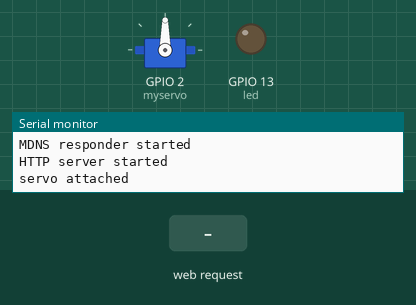
Simulated run of this sketch. Board: ESP8266 (NodeMCU). Parts: servo, output pins drawn as LEDs (lit = HIGH), the last lines printed to the serial monitor. The inputs (shaded band) are chosen by the test bench. WiFi joins after 1.5 s; servers stay silent unless stated; random numbers use the default seed unless the sketch sets one.

Above: at 2.7 s.
2.8 s: HTTP request GET /on received
At 3.26 s:
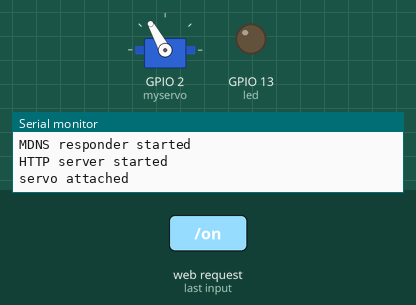
At 4.16 s:
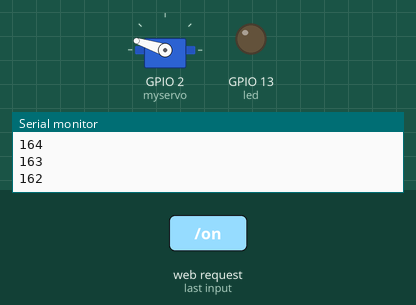
5.8 s: HTTP request GET /off received
At 6.26 s:
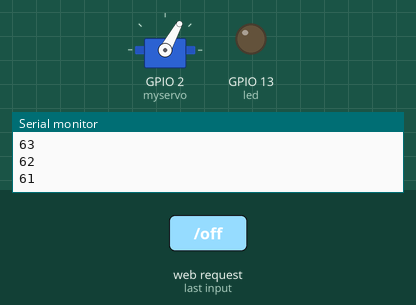
Timing chart, 0 to 10.0 s (numbered marks = the images above; inputs shaded):
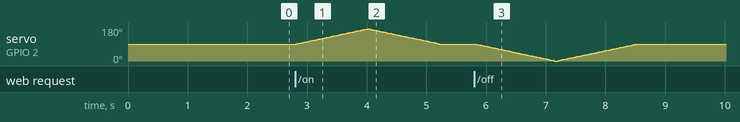

The sketch:

TurnerOnner.ino
```cpp
// (licence header left out)
#include <ESP8266WiFi.h>
#include <WiFiClient.h>
#include <ESP8266WebServer.h>
#include <ESP8266mDNS.h>
#include <Servo.h>

const char *ssid = "";
const char *password = "";

ESP8266WebServer server ( 80 );
Servo myservo;

int pos = 90;

const int led = 13;

char temp[3000];

void handleRoot() {
	digitalWrite ( led, 1 );
	int sec = millis() / 1000;
	int min = sec / 60;
	int hr = min / 60;

	snprintf ( temp, 3000,
"<!DOCTYPE html>\
<html lang=\"en\">\
  <head>\
    <meta charset=\"utf-8\">\
    <meta http-equiv=\"X-UA-Compatible\" content=\"IE=edge\">\
    <meta name=\"viewport\" content=\"width=device-width, initial-scale=1\">\
    <!-- The above 3 meta tags *must* come first in the head; any other head content must come *after* these tags -->\
    <title>Turner Onner</title>\
    <link href=\"https://maxcdn.bootstrapcdn.com/bootstrap/3.3.6/css/bootstrap.min.css\" rel=\"stylesheet\">\
    <!-- HTML5 shim and Respond.js for IE8 support of HTML5 elements and media queries -->\
    <!-- WARNING: Respond.js doesn't work if you view the page via file:// -->\
    <!--[if lt IE 9]>\
      <script src=\"https://oss.maxcdn.com/html5shiv/3.7.2/html5shiv.min.js\"></script>\
      <script src=\"https://oss.maxcdn.com/respond/1.4.2/respond.min.js\"></script>\
    <![endif]-->\
  </head>\
  <body>\
    <div class=\"container\">\
      <div class=\"row\">\
        <div class=\"col-md-12\">\
          <h1>Welcome to the Amazing Turner Onner!</h1>\
        </div>\
      </div>\
      <div class=\"row\">\
        <div class=\"col-md-12\">\
          <button id=\"on_button\" class=\"btn btn-success\">On</button>\
          <button id=\"off_button\" class=\"btn btn-danger\">Off</button>\
          <button id=\"status_button\" class=\"btn btn-info\">Status</button>\
        </div>\
      </div>\
    </div>\
    <script src=\"https://ajax.googleapis.com/ajax/libs/jquery/1.11.3/jquery.min.js\"></script>\
    <script src=\"https://maxcdn.bootstrapcdn.com/bootstrap/3.3.6/js/bootstrap.min.js\"></script>\
    <script>\
      $('#on_button').click(function(){\
        $('#status_button').removeClass('btn-info').addClass('btn-warning');\
        $.get('/on', function(data){\
          $('#status_button').removeClass('btn-warning').addClass('btn-info');\
        });\
      });\
      $('#off_button').click(function(){\
        $('#status_button').removeClass('btn-info').addClass('btn-warning');\
        $.get('/off', function(data){\
          $('#status_button').removeClass('btn-warning').addClass('btn-info');\
        });\
      });\
    </script>\
  </body>\
</html>",

// printf format strings
		hr,
		min % 60,
		sec % 60
	);
	server.send ( 200, "text/html", temp );
	// MIME-type = text/html
  // Status Code = 200 "OK"
  // Body is temp

	digitalWrite ( led, 0 );
}

void handleNotFound() {
	digitalWrite ( led, 1 );
	String message = "File Not Found\n\n";
	message += "URI: ";
	message += server.uri();
	message += "\nMethod: ";
	message += ( server.method() == HTTP_GET ) ? "GET" : "POST";
	message += "\nArguments: ";
	message += server.args();
	message += "\n";

	for ( uint8_t i = 0; i < server.args(); i++ ) {
		message += " " + server.argName ( i ) + ": " + server.arg ( i ) + "\n";
	}

	server.send ( 404, "text/plain", message );
	digitalWrite ( led, 0 );
}

void setup ( void ) {
	pinMode ( led, OUTPUT );
	digitalWrite ( led, 0 );
	Serial.begin ( 115200 );
	WiFi.begin ( ssid, password );
	Serial.println ( "" );

	// Wait for connection
	while ( WiFi.status() != WL_CONNECTED ) {
		delay ( 500 );
		Serial.print ( "." );
	}

	Serial.println ( "" );
	Serial.print ( "Connected to " );
	Serial.println ( ssid );
	Serial.print ( "IP address: " );
	Serial.println ( WiFi.localIP() );

	if ( MDNS.begin ( "esp8266" ) ) {
		Serial.println ( "MDNS responder started" );
	}

	server.on ( "/", handleRoot );
	server.on("/on", turnSwitchOnCb);
  server.on("/off", turnSwitchOffCb);
	server.on ( "/test.svg", drawGraph );
	server.on ( "/inline", []() {
		server.send ( 200, "text/plain", "this works as well" );
	} );
	server.onNotFound ( handleNotFound );
	server.begin();
	Serial.println ( "HTTP server started" );

  myservo.attach(2);
  Serial.println("servo attached");
  myservo.write(pos);
}

void loop ( void ) {
	server.handleClient();
}

void moveServoToOnPosition(void){
  for(pos = 90; pos<=170; pos+=1)     // goes from 90 degrees to 170 degrees
  {                                  // in steps of 1 degree
    myservo.write(pos);              // tell servo to go to position in variable 'pos'
    delay(15);                       // waits 15ms for the servo to reach the position
  }
  for(pos = 170; pos>=90; pos-=1)     // goes from 170 degrees to 90 degrees
  {                                  // in steps of 1 degree
    myservo.write(pos);              // tell servo to go to position in variable 'pos'
    delay(15);                       // waits 15ms for the servo to reach the position
    Serial.println(pos);
  }
}

void moveServoToOffPosition(void){
  for(pos = 90; pos>=0; pos-=1)     // goes from 90 degrees to 0 degrees
  {                                  // in steps of 1 degree
    myservo.write(pos);              // tell servo to go to position in variable 'pos'
    delay(15);                       // waits 15ms for the servo to reach the position
    Serial.println(pos);
  }
 for(pos = 0; pos<=90; pos+=1)     // goes from 180 degrees to 0 degrees
  {                                  // in steps of 1 degree
    myservo.write(pos);              // tell servo to go to position in variable 'pos'
    delay(15);                       // waits 15ms for the servo to reach the position
    Serial.println(pos);
  }
}

void turnSwitchOnCb(){
  moveServoToOnPosition();
  server.send(200, "text/html", "ON!");
}

void turnSwitchOffCb(){
  moveServoToOffPosition();
  server.send(200, "text/html", "OFF!");
}

void drawGraph() {
	String out = "";
	char temp[100];
	out += "<svg xmlns=\"http://www.w3.org/2000/svg\" version=\"1.1\" width=\"400\" height=\"150\">\n";
 	out += "<rect width=\"400\" height=\"150\" fill=\"rgb(250, 230, 210)\" stroke-width=\"1\" stroke=\"rgb(0, 0, 0)\" />\n";
 	out += "<g stroke=\"black\">\n";
 	int y = rand() % 130;
 	for (int x = 10; x < 390; x+= 10) {
 		int y2 = rand() % 130;
 		sprintf(temp, "<line x1=\"%d\" y1=\"%d\" x2=\"%d\" y2=\"%d\" stroke-width=\"1\" />\n", x, 140 - y, x + 10, 140 - y2);
 		out += temp;
 		y = y2;
 	}
	out += "</g>\n</svg>\n";

	server.send ( 200, "image/svg+xml", out);
}
```

Measured:
- after the input at 2.8 s, servo on GPIO 2 (myservo): rises from 90° to 170° in 1.2 s, then falls to 90° in 1.2 s
